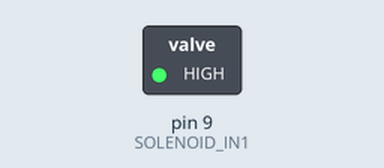
Recording of a sketch running on a simulated Arduino Uno, built with avr-gcc and run on an emulated ATmega328P. On the bench: switched loads named in the sketch (green lamp = pin HIGH). Dashed ring = blinking. What the sketch prints to the serial monitor is not drawn.

Above: at 0.5 s.
Timing chart, 0 to 4.6 s (numbered marks = the images above):
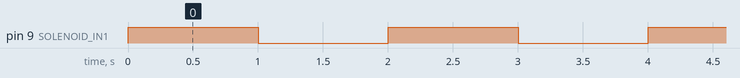

Measured:
- by itself, pin 9 (SOLENOID_IN1): alternates HIGH for 1.0 s and LOW for 1.0 s

The sketch:

AdafruitDRV8871_TestCode_Solenoid.ino
```cpp
// DC Motor Control Workshop Code
// Steven Kemper, stevenTkemper@gmail.com
// Basic sketch for trying out the Adafruit DRV8871 Breakout
// taken from https://learn.adafruit.com/adafruit-drv8871-brushed-dc-motor-driver-breakout/usage

#define SOLENOID_IN1 9 // Define pin 9 as "SOLENOID_IN1"

void setup() {
  Serial.begin(9600); // Turn on serial communication
                      // (only used to print message below)
  Serial.println("DRV8871 solenoid test"); //Print message on startup

  pinMode(SOLENOID_IN1, OUTPUT); //Set SOLENOID_IN1 (pin 9) as output pin
}

void loop() {

  digitalWrite(SOLENOID_IN1, HIGH); // Turn on solenoid

  delay(1000); // wait for 1000ms (1 sec)

  digitalWrite(SOLENOID_IN1, LOW); // Turn off solenoid

  delay(1000); // wait for 1000ms (1 sec)


}
```
